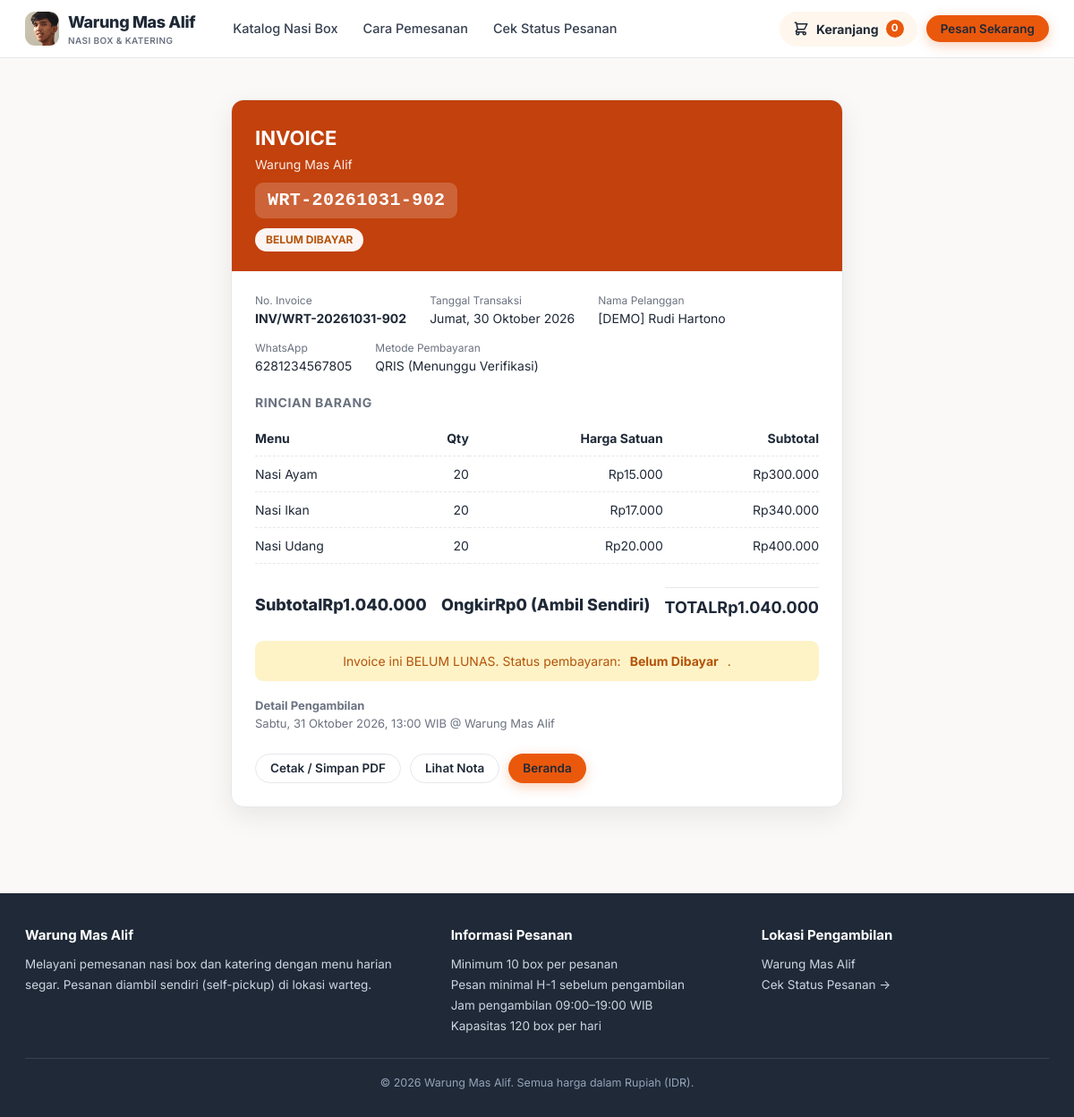
/invoice.php?kode=WRT-20261031-902 (signed in), run on the app's committed database.
### tables this page shows
CREATE TABLE IF NOT EXISTS pesanan (
  id              INT UNSIGNED NOT NULL AUTO_INCREMENT,
  kode            VARCHAR(30)  NOT NULL,
  nama_pelanggan  VARCHAR(100) NOT NULL,
  no_wa           VARCHAR(20)  NOT NULL COMMENT 'format internasional, mis. 6281234567890',
  tanggal_ambil   DATE         NOT NULL,
  jam_ambil       TIME         NOT NULL,
  total_box       INT UNSIGNED NOT NULL,
  total_harga     BIGINT UNSIGNED NOT NULL,
  status          ENUM('Menunggu Konfirmasi','Sedang Dimasak','Siap Diambil')
                  NOT NULL DEFAULT 'Menunggu Konfirmasi',
  dibuat_pada     TIMESTAMP    NOT NULL DEFAULT CURRENT_TIMESTAMP,
  PRIMARY KEY (id),
  UNIQUE KEY uq_pesanan_kode (kode),
  KEY idx_pesanan_tanggal_status (tanggal_ambil, status),
  KEY idx_pesanan_nama (nama_pelanggan),
  CONSTRAINT ck_pesanan_box CHECK (total_box > 0)
);

CREATE TABLE IF NOT EXISTS detail_pesanan (
  id           INT UNSIGNED NOT NULL AUTO_INCREMENT,
  pesanan_id   INT UNSIGNED NOT NULL,
  menu_id      INT UNSIGNED NOT NULL,
  jumlah       INT UNSIGNED NOT NULL,
  harga_satuan INT UNSIGNED NOT NULL,
  subtotal     BIGINT UNSIGNED NOT NULL,
  PRIMARY KEY (id),
  UNIQUE KEY uq_detail_pesanan_menu (pesanan_id, menu_id),
  KEY idx_detail_menu (menu_id),
  CONSTRAINT fk_detail_pesanan FOREIGN KEY (pesanan_id) REFERENCES pesanan(id)
    ON UPDATE CASCADE ON DELETE CASCADE,
  CONSTRAINT fk_detail_menu FOREIGN KEY (menu_id) REFERENCES menu(id)
    ON UPDATE CASCADE ON DELETE RESTRICT,
  CONSTRAINT ck_detail_jumlah CHECK (jumlah > 0)
);

CREATE TABLE IF NOT EXISTS menu (
  id        INT UNSIGNED NOT NULL AUTO_INCREMENT,
  nama      VARCHAR(100) NOT NULL,
  kategori  ENUM('nasi','lauk','sayur', 'paket a', 'paket b', 'paket c') NOT NULL DEFAULT 'nasi',
  harga     INT UNSIGNED NOT NULL,
  foto      VARCHAR(255) NULL COMMENT 'nama file di folder uploads/menu/',
  aktif     TINYINT(1)   NOT NULL DEFAULT 1,
  PRIMARY KEY (id),
  UNIQUE KEY uq_menu_nama (nama)
);

### includes/helpers.php (called while the page is built, shortened)
<?php
function e($s): string { return htmlspecialchars((string)$s, ENT_QUOTES | ENT_SUBSTITUTE, 'UTF-8'); }
function rupiah($n): string { return 'Rp' . number_format((int)$n, 0, ',', '.'); }
function tanggal_id(string $t, bool $dgn_hari = true): string {
    $hari  = ['Minggu','Senin','Selasa','Rabu','Kamis','Jumat','Sabtu'];
    $bulan = ['', 'Januari','Februari','Maret','April','Mei','Juni','Juli','Agustus','September','Oktober','November','Desember'];
    $d = new DateTime($t);
    $s = $d->format('j') . ' ' . $bulan[(int)$d->format('n')] . ' ' . $d->format('Y');
    return $dgn_hari ? $hari[(int)$d->format('w')] . ', ' . $s : $s;
}
function jam_pendek(string $j): string { return substr($j, 0, 5); }
function url(string $path): string { return BASE_URL . '/' . ltrim($path, '/'); }
function db_stmt(mysqli $kon, string $sql, array $p = []): mysqli_stmt {
    $st = $kon->prepare($sql);
    if ($p) {
        $tipe = '';
        foreach ($p as $v) $tipe .= is_int($v) ? 'i' : 's';
        $st->bind_param($tipe, ...$p);
    }
    $st->execute();
    return $st;
}
function db_all(mysqli $kon, string $sql, array $p = []): array {
    $st = db_stmt($kon, $sql, $p);
    $r = $st->get_result()->fetch_all(MYSQLI_ASSOC);
    return $r;
}
function db_row(mysqli $kon, string $sql, array $p = []): ?array { return db_all($kon, $sql, $p)[0] ?? null; }

### includes/pembayaran_service.php (called while the page is built, shortened)
<?php
function status_bayar_label(string $s, string $bhs = 'id'): string {
    $peta = [
        BAYAR_BELUM                => ['Belum Dibayar', 'Unpaid'],
        BAYAR_MENUNGGU             => ['Menunggu Pembayaran', 'Awaiting Payment'],
        BAYAR_MENUNGGU_VERIFIKASI  => ['Menunggu Verifikasi', 'Awaiting Verification'],
        BAYAR_BERHASIL             => ['Lunas', 'Paid'],
        BAYAR_DITOLAK              => ['Ditolak', 'Rejected'],
        BAYAR_GAGAL                => ['Gagal', 'Failed'],
        BAYAR_KEDALUWARSA          => ['Kedaluwarsa', 'Expired'],
        BAYAR_BATAL                => ['Dibatalkan', 'Cancelled'],
    ];
    return ($peta[$s] ?? ['Menunggu Pembayaran', 'Awaiting Payment'])[$bhs === 'en' ? 1 : 0];
}

### invoice.php (the view, shortened to what this page needs)
<?php
require_once __DIR__ . '/includes/bootstrap.php';
$kode  = trim((string)($_GET['kode'] ?? ''));
$token = trim((string)($_GET['t'] ?? ''));
$pesanan = null;
$detail = [];
$galat = '';
if ($kode === '') {
    $galat = 'Kode pesanan tidak diberikan.';
} else {
    $pesanan = db_row($kon, 'SELECT * FROM pesanan WHERE kode = ?', [$kode]);
    if ($pesanan) {
        $detail = db_all($kon, 'SELECT d.jumlah, d.harga_satuan, d.subtotal, m.nama, m.kategori FROM detail_pesanan d
            JOIN menu m ON m.id = d.menu_id WHERE d.pesanan_id = ? ORDER BY m.nama', [(int)$pesanan['id']]);
    }
}
require __DIR__ . '/includes/cust_atas.php';
?>
<section class="seksi">
    <div class="wadah" style="max-width:720px">
        <?php if ($galat !== ''): ?>
            <div class="panel-putih">
                <div class="alert alert-galat"><?= e($galat) ?></div>
                <a href="<?= e(url('index.php')) ?>" class="btn btn-garis">Kembali ke Beranda</a>
            </div>
        <?php else:
            $status = (string)($pesanan['status_bayar'] ?? BAYAR_BELUM);
            $lunas = ($status === BAYAR_BERHASIL);
            $total = (int)$pesanan['total_harga'];
            $subtotal = 0;
            foreach ($detail as $d) { $subtotal += (int)$d['subtotal']; }
        ?>
        <div class="nota-kartu" style="max-width:100%">
            <div class="nota-atas" style="background:<?= $lunas ? '#15803d' : 'var(--c-oranye-tua)' ?>;">
                <h1>INVOICE</h1>
                <p style="opacity:.9;font-size:14px"><?= e(NAMA_WARTEG) ?></p>
                <div class="kode"><?= e($pesanan['kode']) ?></div>
                <div style="margin-top:10px;">
                    <span style="display:inline-block;padding:4px 12px;border-radius:999px;font-size:12px;font-weight:700;background:<?= $lunas ? 'rgba(255,255,255,.95);color:#15803d' : 'rgba(255,255,255,.95);color:#b45309' ?>;">
                        <?= $lunas ? 'LUNAS' : strtoupper(status_bayar_label($status)) ?>
                    </span>
                </div>
            </div>
            <div class="nota-isi">
                <div class="nota-info" style="margin-bottom:20px">
                    <div class="item"><div class="label">No. Invoice</div><div><strong><?= e('INV/' . $pesanan['kode']) ?></strong></div></div>
                    <div class="item"><div class="label">Tanggal Transaksi</div><div><?= e(tanggal_id(date('Y-m-d', strtotime((string)$pesanan['dibuat_pada'])))) ?></div></div>
                    <div class="item"><div class="label">Nama Pelanggan</div><div><?= e($pesanan['nama_pelanggan']) ?></div></div>
                    <div class="item"><div class="label">WhatsApp</div><div><?= e($pesanan['no_wa']) ?></div></div>
                    <div class="item"><div class="label">Metode Pembayaran</div><div>QRIS<?= $lunas ? ' (Terverifikasi)' : ' (Menunggu Verifikasi)' ?></div></div>
                </div>
                <h3 style="font-size:14px;text-transform:uppercase;letter-spacing:.04em;color:var(--c-redup);margin-bottom:10px;">Rincian Barang</h3>
                <table class="nota-rincian-tabel">
                    <thead>
                        <tr>
                            <th style="text-align:left">Menu</th>
                            <th style="text-align:right">Qty</th>
                            <th style="text-align:right">Harga Satuan</th>
                            <th style="text-align:right">Subtotal</th>
                        </tr>
                    </thead>
                    <tbody>
                    <?php foreach ($detail as $d): ?>
                        <tr>
                            <td><?= e($d['nama']) ?></td>
                            <td style="text-align:right"><?= (int)$d['jumlah'] ?></td>
                            <td style="text-align:right"><?= e(rupiah($d['harga_satuan'])) ?></td>
                            <td style="text-align:right"><?= e(rupiah($d['subtotal'])) ?></td>
                        </tr>
                    <?php endforeach; ?>
                    </tbody>
                </table>
                <div class="nota-total" style="margin-top:14px">
                    <div style="display:flex;justify-content:space-between;padding:6px 0;"><span>Subtotal</span><span><?= e(rupiah($subtotal)) ?></span></div>
                    <div style="display:flex;justify-content:space-between;padding:6px 0;"><span>Ongkir</span><span>Rp0 (Ambil Sendiri)</span></div>
                    <div style="display:flex;justify-content:space-between;padding:8px 0;border-top:1px solid var(--c-garis);font-weight:700;font-size:18px;"><span>TOTAL</span><span><?= e(rupiah($total)) ?></span></div>
                </div>
                <?php if ($lunas): ?>
                    <div class="alert alert-sukses" style="margin-top:16px;justify-content:center;">
                        ✓ Invoice ini sudah LUNAS dan terverifikasi.
                    </div>
                <?php else: ?>
                    <div class="alert alert-peringatan" style="margin-top:16px;justify-content:center;">
                        Invoice ini BELUM LUNAS. Status pembayaran: <strong><?= e(status_bayar_label($status)) ?></strong>.
                    </div>
                <?php endif; ?>
                <div style="margin-top:18px;font-size:13px;color:var(--c-redup);">
                    <p><strong>Detail Pengambilan</strong></p>
                    <p><?= e(tanggal_id((string)$pesanan['tanggal_ambil'])) ?>, <?= e(jam_pendek((string)$pesanan['jam_ambil'])) ?> WIB @ <?= e(LOKASI_AMBIL) ?></p>
                </div>
            </div>
            <div class="nota-aksi">
                <button type="button" class="btn btn-garis btn-kecil" onclick="window.print()">Cetak / Simpan PDF</button>
                <a href="<?= e(url('nota.php?kode=' . rawurlencode($pesanan['kode']) . '&t=' . rawurlencode((string)($pesanan['token_nota'] ?? $token)))) ?>" class="btn btn-garis btn-kecil">Lihat Nota</a>
                <a href="<?= e(url('index.php')) ?>" class="btn btn-primer btn-kecil">Beranda</a>
            </div>
        </div>
        <?php endif; ?>
    </div>
</section>
<?php require __DIR__ . '/includes/cust_bawah.php';

### assets/css/customer.css (style rules this page uses)
:root { --c-oranye: #ea580c; --c-oranye-tua: #c2410c; --c-oranye-bg: #fff7ed; --c-terracotta: #b45309; --c-teks: #1f2937; --c-redup: #6b7280; --c-garis: #e5e7eb; --c-bg: #faf9f7; --c-kartu: #ffffff; --c-hijau: #15803d; --c-hijau-bg: #dcfce7; --c-kuning: #b45309; --c-kuning-bg: #fef3c7; --c-merah: #b91c1c; --c-merah-bg: #fee2e2; --c-radius: 14px; --c-radius-kecil: 9px; --c-bayang: 0 1px 3px rgba(0, 0, 0, .06), 0 1px 2px rgba(0, 0, 0, .04); --c-bayang-besar: 0 10px 30px rgba(0, 0, 0, .08); --c-lebar: 1180px; }
* { margin: 0; padding: 0; box-sizing: border-box; }
html { scroll-behavior: smooth; }
body.cust { font-family: "Inter", -apple-system, BlinkMacSystemFont, "Segoe UI", Roboto, sans-serif; background: var(--c-bg); color: var(--c-teks); line-height: 1.5; min-height: 100vh; }
.cust a { color: inherit; text-decoration: none; }
.wadah { width: 100%; max-width: var(--c-lebar); margin: 0 auto; padding: 0 18px; }
.btn { display: inline-flex; align-items: center; justify-content: center; gap: 8px; border: 0; border-radius: 999px; font-weight: 600; font-size: 15px; cursor: pointer; padding: 12px 22px; transition: transform .08s, background .15s, box-shadow .15s; font-family: inherit; line-height: 1.1; }
.btn-primer { background: var(--c-oranye); color: #fff; box-shadow: 0 4px 14px rgba(234, 88, 12, .28); }
.btn-garis { background: #fff; color: var(--c-teks); border: 1.5px solid var(--c-garis); }
.btn-kecil { padding: 8px 16px; font-size: 13.5px; }
.seksi { padding: 46px 0; }
.alert { border-radius: var(--c-radius-kecil); padding: 12px 15px; font-size: 14px; margin-bottom: 16px; display: flex; gap: 10px; align-items: flex-start; }
.alert-peringatan { background: var(--c-kuning-bg); color: var(--c-kuning); }
.nota-kartu { max-width: 620px; margin: 0 auto; background: #fff; border: 1px solid var(--c-garis); border-radius: var(--c-radius); box-shadow: var(--c-bayang-besar); overflow: hidden; }
.nota-atas { background: linear-gradient(135deg, var(--c-oranye), var(--c-oranye-tua)); color: #fff; padding: 26px 26px 22px; }
.nota-atas h1 { font-size: 22px; margin-bottom: 2px; }
.nota-atas .kode { font-family: ui-monospace, monospace; font-size: 20px; font-weight: 800; letter-spacing: .02em; margin-top: 10px; display: inline-block; background: rgba(255,255,255,.18); padding: 5px 14px; border-radius: 9px; }
.nota-isi { padding: 24px 26px; }
.nota-rincian-tabel { width: 100%; border-collapse: collapse; font-size: 14px; }
.nota-rincian-tabel th, .nota-rincian-tabel td { padding: 9px 0; border-bottom: 1px dashed var(--c-garis); text-align: left; }
.nota-rincian-tabel th:last-child, .nota-rincian-tabel td:last-child { text-align: right; }
.nota-total { display: flex; justify-content: space-between; font-size: 18px; font-weight: 800; padding-top: 12px; }
.nota-info { display: flex; flex-wrap: wrap; gap: 14px 26px; font-size: 14px; }
.nota-info .item .label { font-size: 12px; color: var(--c-redup); }
.nota-aksi { display: flex; gap: 10px; flex-wrap: wrap; padding: 0 26px 26px; }

### data on the page
pesanan: kode "WRT-20261031-902", kode "INV/WRT-20261031-902", dibuat_pada "Jumat, 30 Oktober 2026", nama_pelanggan "[DEMO] Rudi Hartono", no_wa "6281234567805", total_harga "Rp1.040.000", tanggal_ambil "Sabtu, 31 Oktober 2026", jam_ambil "13:00"
detail_pesanan: menu.nama "Nasi Ayam", jumlah "20", harga_satuan "Rp15.000", subtotal "Rp300.000"
detail_pesanan: menu.nama "Nasi Ikan", jumlah "20", harga_satuan "Rp17.000", subtotal "Rp340.000"
detail_pesanan: menu.nama "Nasi Udang", jumlah "20", harga_satuan "Rp20.000", subtotal "Rp400.000"

### other printed values
NAMA_WARTEG "Warung Mas Alif"
status_bayar_label($status) "BELUM DIBAYAR"
rupiah($subtotal) "Rp1.040.000"
status_bayar_label($status) "Belum Dibayar"
LOKASI_AMBIL "Warung Mas Alif"
MINIMAL_BOX "10"
MINIMAL_H_MINUS "1"
JAM_BUKA "09:00"
JAM_TUTUP "19:00"
KAPASITAS_HARIAN "120"
